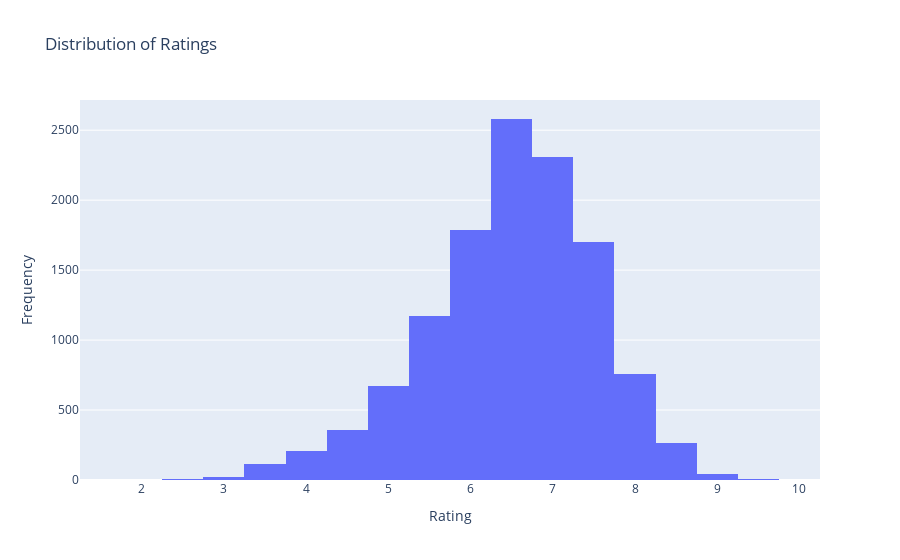
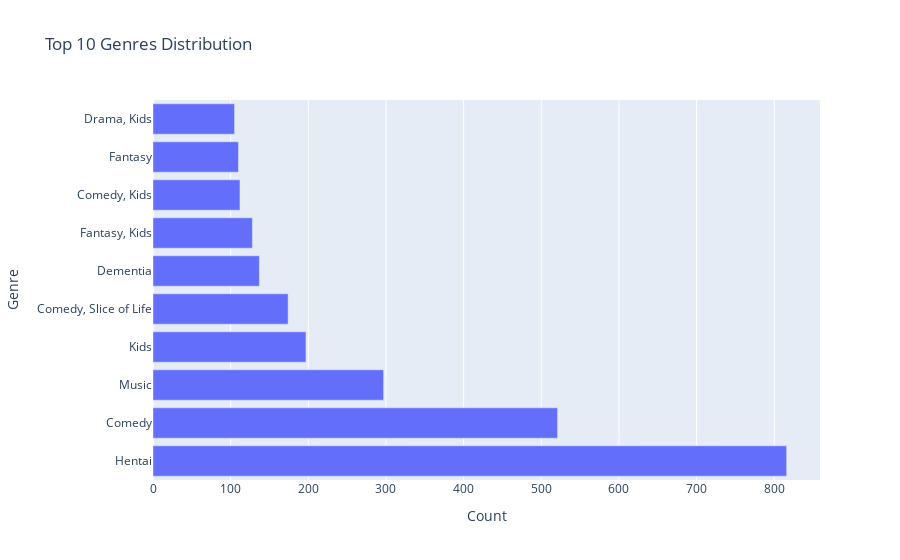

Notebook code for these charts, in order:
### Markdown cell above
# Visualizations:

### Code cell
import plotly.express as px


fig = px.histogram(df1, x='rating', nbins=20, title='Distribution of Ratings')
fig.update_layout(xaxis_title='Rating', yaxis_title='Frequency')
fig.show()


top_genres = df1['genre'].value_counts().index[:10]
genre_counts = df1['genre'].value_counts().head(10)

fig = px.bar(x=genre_counts, y=top_genres, orientation='h',
             labels={'x': 'Count', 'y': 'Genre'},
             title='Top 10 Genres Distribution')
fig.show()

### Figure 1 — Plotly figure (JSON) as saved in the notebook; plotly's stock layout.template omitted (floating-point values rounded to 4 significant figures; data arrays with more than 128 entries replaced by an {"elided": "..."} marker saying what was removed)
{"data": [{"alignmentgroup": "True", "bingroup": "x", "hovertemplate": "rating=%{x}<br>count=%{y}<extra></extra>", "legendgroup": "", "marker": {"color": "#636efa", "pattern": {"shape": ""}}, "name": "", "nbinsx": 20, "offsetgroup": "", "orientation": "v", "showlegend": false, "type": "histogram", "x": {"elided": "12017 float values"}, "xaxis": "x", "yaxis": "y"}], "layout": {"autosize": true, "barmode": "relative", "legend": {"tracegroupgap": 0}, "title": {"text": "Distribution of Ratings"}, "xaxis": {"anchor": "y", "autorange": true, "domain": [0, 1], "range": [1.25, 10.25], "title": {"text": "Rating"}, "type": "linear"}, "yaxis": {"anchor": "x", "autorange": true, "domain": [0, 1], "range": [0, 2716.0], "title": {"text": "Frequency"}}}}

### Figure 2 — Plotly figure (JSON) as saved in the notebook; plotly's stock layout.template omitted (floating-point values rounded to 4 significant figures)
{"data": [{"alignmentgroup": "True", "hovertemplate": "Count=%{x}<br>Genre=%{y}<extra></extra>", "legendgroup": "", "marker": {"color": "#636efa", "pattern": {"shape": ""}}, "name": "", "offsetgroup": "", "orientation": "h", "showlegend": false, "textposition": "auto", "type": "bar", "x": [816, 521, 297, 197, 174, 137, 128, 112, 110, 105], "xaxis": "x", "y": ["Hentai", "Comedy", "Music", "Kids", "Comedy, Slice of Life", "Dementia", "Fantasy, Kids", "Comedy, Kids", "Fantasy", "Drama, Kids"], "yaxis": "y"}], "layout": {"autosize": true, "barmode": "relative", "legend": {"tracegroupgap": 0}, "title": {"text": "Top 10 Genres Distribution"}, "xaxis": {"anchor": "y", "autorange": true, "domain": [0, 1], "range": [0, 858.9], "title": {"text": "Count"}, "type": "linear"}, "yaxis": {"anchor": "x", "autorange": true, "domain": [0, 1], "range": [-0.5, 9.5], "title": {"text": "Genre"}, "type": "category"}}}
